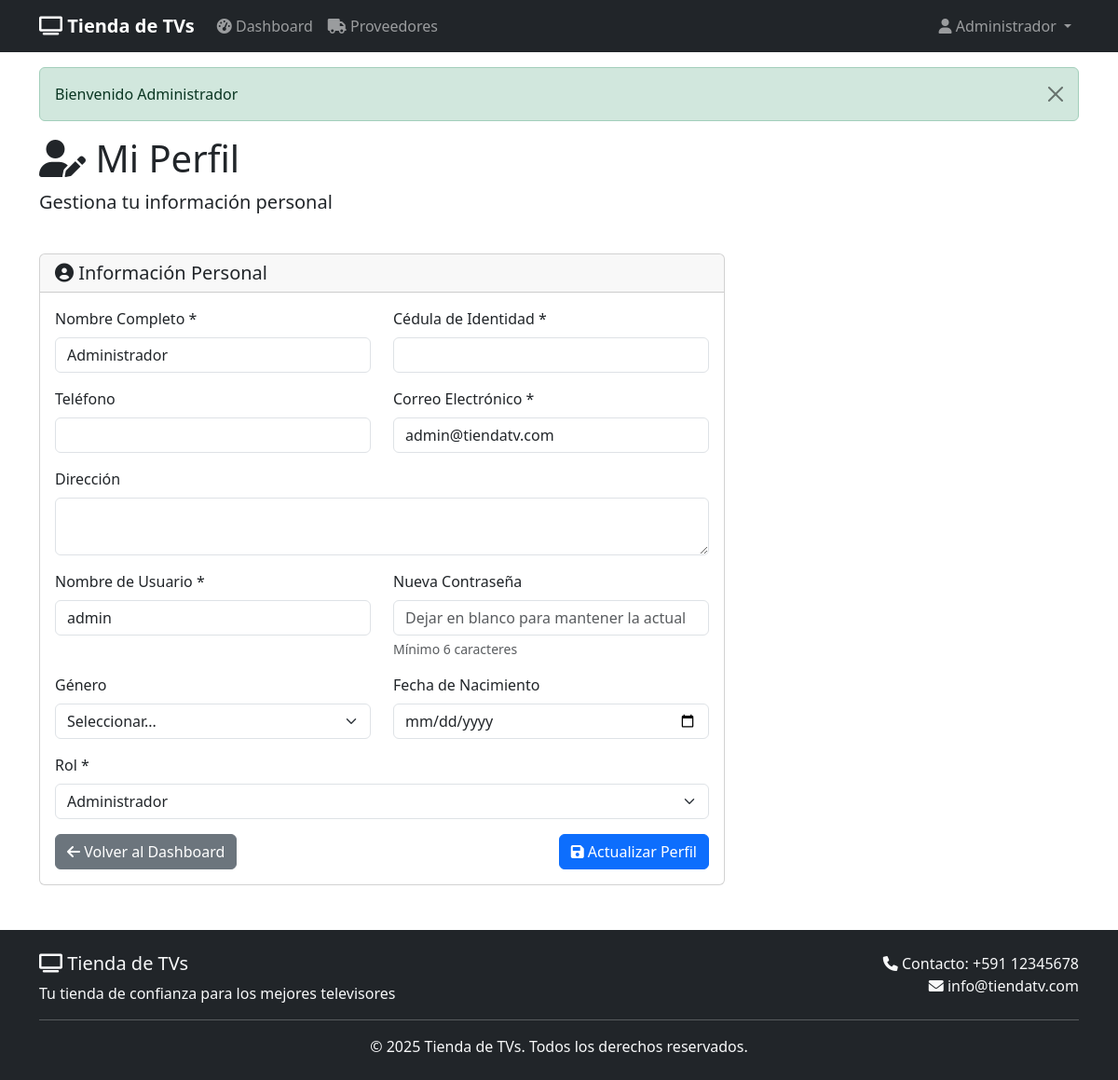
The page /?c=UsuariosController&a=perfil&id=1 (signed in) on the database its author committed.
### tables this page shows
CREATE TABLE usuario (
  id_usuario INT AUTO_INCREMENT PRIMARY KEY,
  nombre VARCHAR(100) NOT NULL,
  ci VARCHAR(20) UNIQUE,
  telefono VARCHAR(20),
  direccion VARCHAR(150),
  correo VARCHAR(100) UNIQUE,
  username VARCHAR(40) UNIQUE NOT NULL,
  password_hash VARCHAR(255) NOT NULL,
  rol ENUM('CLIENTE','ADMINISTRADOR') NOT NULL,
  fecha_nacimiento DATE,
  genero ENUM('M', 'F', 'OTRO'),
  ultimo_login DATETIME,
  avatar_url VARCHAR(255),
  estado TINYINT(1) DEFAULT 1,
  fecha_creacion DATETIME DEFAULT CURRENT_TIMESTAMP
);

### core/Conectar.php (called while the page is built, shortened)
<?php
class Conectar
{
    private $driver = "mysql";
    private $host = "127.0.0.1";
    private $port = "3306";
    private $user = "root";
    private $pass = "12345";
    private $database = "bd_televisor";
    public function conexionPDO()
    {
        $pdo = null;
        if ($this->driver == "mysql" || $this->driver == null) {
            try {
                $pdo = new PDO(
                    'mysql:host=' . $this->host . ';port=' . $this->port . ';dbname=' . $this->database . '',
                    $this->user,
                    $this->pass,
                    array(PDO::MYSQL_ATTR_INIT_COMMAND => "SET NAMES utf8")
                );
                $pdo->setAttribute(PDO::ATTR_ERRMODE, PDO::ERRMODE_EXCEPTION);
            } catch (\PDOException $e) {
                throw new \PDOException($e->getMessage(), (int) $e->getCode());
            }
        }
        return $pdo;
    }
}

### models/UsuarioModel.php (called while the page is built, shortened)
<?php
require_once ROOT_CORE . '/Model.php';
class UsuarioModel extends Model
{
    protected $table = 'usuario';
    public function getById($id)
    {
        $sql = "SELECT * FROM {$this->table} WHERE id_usuario = ? AND estado = 1";
        $stmt = $this->executeQuery($sql, [$id]);
        return $stmt ? $stmt->fetch(PDO::FETCH_ASSOC) : false;
    }
}

### core/Model.php (called while the page is built, shortened)
<?php
require_once 'Conectar.php';
class Model {
    protected $db;
    public function __construct() {
        $conectar = new Conectar();
        $this->db = $conectar->conexionPDO();
    }
    protected function executeQuery($sql, $params = []) {
        try {
            $stmt = $this->db->prepare($sql);
            $stmt->execute($params);
            return $stmt;
        } catch (PDOException $e) {
            error_log("Error en consulta: " . $e->getMessage());
            return false;
        }
    }
}
?>

### views/usuarios/perfil.php (the view, shortened to what this page needs)
<?php
include __DIR__ . '/../layouts/header.php';
?>
<div class="row mb-4">
    <div class="col-12">
        <h1><i class="fas fa-user-edit"></i> Mi Perfil</h1>
        <p class="lead">Gestiona tu información personal</p>
    </div>
</div>
<div class="row">
    <div class="col-md-8">
        <div class="card">
            <div class="card-header">
                <h5 class="card-title mb-0">
                    <i class="fas fa-user-circle"></i> Información Personal
                </h5>
            </div>
            <div class="card-body">
                <form method="POST" action="<?php echo HTTP_BASE; ?>/?c=UsuariosController&a=perfil&id=<?php echo $usuario['id_usuario']; ?>">
                    <div class="row">
                        <div class="col-md-6">
                            <div class="mb-3">
                                <label for="nombre" class="form-label">Nombre Completo *</label>
                                <input type="text" class="form-control" id="nombre" name="nombre"
                                    value="<?php echo htmlspecialchars($usuario['nombre']); ?>" required>
                            </div>
                        </div>
                        <div class="col-md-6">
                            <div class="mb-3">
                                <label for="ci" class="form-label">Cédula de Identidad *</label>
                                <input type="text" class="form-control" id="ci" name="ci"
                                    value="<?php echo htmlspecialchars($usuario['ci']); ?>" required>
                            </div>
                        </div>
                    </div>
                    <div class="row">
                        <div class="col-md-6">
                            <div class="mb-3">
                                <label for="telefono" class="form-label">Teléfono</label>
                                <input type="tel" class="form-control" id="telefono" name="telefono"
                                    value="<?php echo htmlspecialchars($usuario['telefono'] ?? ''); ?>">
                            </div>
                        </div>
                        <div class="col-md-6">
                            <div class="mb-3">
                                <label for="correo" class="form-label">Correo Electrónico *</label>
                                <input type="email" class="form-control" id="correo" name="correo"
                                    value="<?php echo htmlspecialchars($usuario['correo']); ?>" required>
                            </div>
                        </div>
                    </div>
                    <div class="mb-3">
                        <label for="direccion" class="form-label">Dirección</label>
                        <textarea class="form-control" id="direccion" name="direccion" rows="2"><?php echo htmlspecialchars($usuario['direccion'] ?? ''); ?></textarea>
                    </div>
                    <div class="row">
                        <div class="col-md-6">
                            <div class="mb-3">
                                <label for="username" class="form-label">Nombre de Usuario *</label>
                                <input type="text" class="form-control" id="username" name="username"
                                    value="<?php echo htmlspecialchars($usuario['username']); ?>" required>
                            </div>
                        </div>
                        <div class="col-md-6">
                            <div class="mb-3">
                                <label for="password" class="form-label">Nueva Contraseña</label>
                                <input type="password" class="form-control" id="password" name="password"
                                    placeholder="Dejar en blanco para mantener la actual">
                                <div class="form-text">Mínimo 6 caracteres</div>
                            </div>
                        </div>
                    </div>
                    <div class="row">
                        <div class="col-md-6">
                            <div class="mb-3">
                                <label for="genero" class="form-label">Género</label>
                                <select class="form-select" id="genero" name="genero">
                                    <option value="">Seleccionar...</option>
                                </select>
                            </div>
                        </div>
                        <div class="col-md-6">
                            <div class="mb-3">
                                <label for="fecha_nacimiento" class="form-label">Fecha de Nacimiento</label>
                                <input type="date" class="form-control" id="fecha_nacimiento" name="fecha_nacimiento"
                                    value="<?php echo $usuario['fecha_nacimiento'] ?? ''; ?>">
                            </div>
                        </div>
                    </div>
                    <?php if ($_SESSION['usuario']['rol'] == 'ADMINISTRADOR'): ?>
                        <div class="mb-3">
                            <label for="rol" class="form-label">Rol *</label>
                            <select class="form-select" id="rol" name="rol" required>
                                <option value="ADMINISTRADOR" <?php echo $usuario['rol'] == 'ADMINISTRADOR' ? 'selected' : ''; ?>>Administrador</option>
                            </select>
                        </div>
                    <?php else: ?>
                        <input type="hidden" name="rol" value="CLIENTE">
                    <?php endif; ?>
                    <div class="d-flex justify-content-between">
                        <?php if ($_SESSION['usuario']['rol'] == 'CLIENTE'): ?>
                            <a href="<?php echo HTTP_BASE; ?>/?c=ProductosController&a=index" class="btn btn-secondary">
                                <i class="fas fa-arrow-left"></i> Volver al Catálogo
                            </a>
                        <?php else: ?>
                            <a href="<?php echo HTTP_BASE; ?>/?c=AdminController&a=dashboard" class="btn btn-secondary">
                                <i class="fas fa-arrow-left"></i> Volver al Dashboard
                            </a>
                        <?php endif; ?>
                        <button type="submit" class="btn btn-primary">
                            <i class="fas fa-save"></i> Actualizar Perfil
                        </button>
                    </div>
                </form>
            </div>
        </div>
    </div>
</div>
<?php include __DIR__ . '/../layouts/footer.php'; ?>

### views/layouts/header.php (style rules this page uses)
body { margin: 0; padding: 0; }

### rows shown on the page
usuario: nombre "Administrador", correo "admin@tiendatv.com", username "admin", rol "Administrador"

### other values the page prints
$_SESSION['usuario']['nombre'] "Administrador"
$_SESSION['success'] "Bienvenido Administrador"
